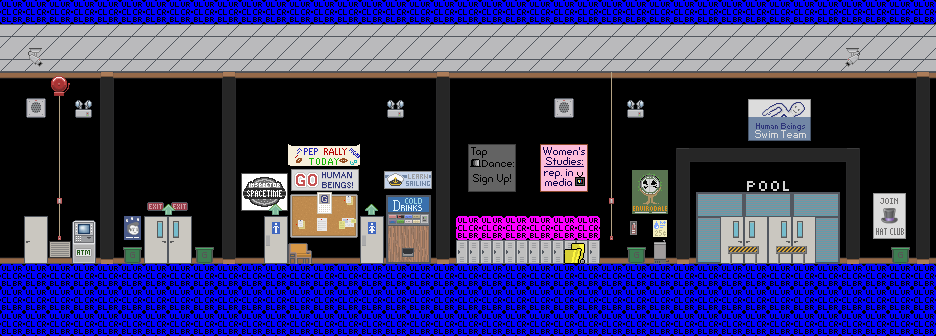

Below is a game level as drawn by its tile map, then a one-line description and the .tmx that defines it (tile-layer data replaced by summaries):
An orthogonal 39x14 tile map with 24x24 px tiles, 4 tile layers (Tile Layer 1, Tile Layer 2, Tile Layer 3, collision), 2 tilesets and 8 objects (4x info, 3x door, npc).

<map version="1.0" orientation="orthogonal" width="39" height="14" tilewidth="24" tileheight="24">
 <properties>
  <property name="autosave" value="false" />
  <property name="blue" value="159" />
  <property name="green" value="123" />
  <property name="red" value="104" />
  <property name="soundtrack" value="greendale-alt" />
  <property name="title" value="Borchert Hallway" />
 </properties>
 <tileset firstgid="1" name="greendale-hallways" tilewidth="24" tileheight="24">
  <image source="../images/tilesets/greendale-hallways.png" width="576" height="480" />
 </tileset>
 <tileset firstgid="481" name="collisions" tilewidth="24" tileheight="24">
  <image source="../images/tilesets/collisions.png" width="512" height="512" />
 </tileset>
 <layer name="Tile Layer 1" width="39" height="14">
  <data>[546 cells, 279 non-empty, 20 distinct tile ids]</data>
 </layer>
 <layer name="Tile Layer 2" width="39" height="14">
  <data>[546 cells, 113 non-empty, 12 distinct tile ids]</data>
 </layer>
 <layer name="Tile Layer 3" width="39" height="14">
  <data>[546 cells, 83 non-empty, 63 distinct tile ids]</data>
 </layer>
 <layer name="collision" width="39" height="14">
  <data>[546 cells, 162 non-empty, 2 distinct tile ids]</data>
 </layer>
 <objectgroup name="nodes" width="39" height="14">
  <object name="main" type="door" x="145" y="217" width="45" height="51">
   <properties>
    <property name="level" value="greendale-exterior" />
    <property name="to" value="borchert" />
   </properties>
  </object>
  <object name="bathroom-mens" type="door" x="264" y="217" width="24" height="51">
   <properties>
    <property name="level" value="mens-bathroom" />
    <property name="to" value="main" />
   </properties>
  </object>
  <object name="bathroom-womans" type="door" x="360" y="217" width="24" height="51">
   <properties>
    <property name="info" value="To use this bathroom, you must have a key to the ladies room." />
    <property name="key" value="ladiesroom" />
    <property name="level" value="womens-bathroom" />
    <property name="to" value="main" />
   </properties>
  </object>
  <object name="jerry" type="npc" x="528" y="216" width="48" height="48" />
  <object type="info" x="24" y="216" width="24" height="53">
   <properties>
    <property name="info" value="This door is locked." />
   </properties>
  </object>
  <object type="info" x="720" y="216" width="96" height="53">
   <properties>
    <property name="info" value="The pool is currently closed for refurbishment." />
   </properties>
  </object>
  <object type="info" x="384" y="192" width="48" height="77">
   <properties>
    <property name="info" value="That's good no-no juice." />
   </properties>
  </object>
  <object type="info" x="72" y="216" width="24" height="53">
   <properties>
    <property name="info" value="Hello, rich people?" />
   </properties>
  </object>
 </objectgroup>
</map>
